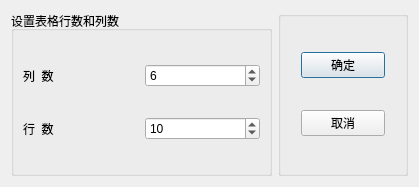
<?xml version="1.0" encoding="UTF-8"?>
<ui version="4.0">
 <class>QWDialogSize</class>
 <widget class="QDialog" name="QWDialogSize">
  <property name="geometry">
   <rect>
    <x>0</x>
    <y>0</y>
    <width>419</width>
    <height>187</height>
   </rect>
  </property>
  <property name="windowTitle">
   <string>设置表格行数和列数</string>
  </property>
  <layout class="QHBoxLayout" name="horizontalLayout" stretch="2,1">
   <item>
    <widget class="QGroupBox" name="groupBox">
     <property name="title">
      <string>设置表格行数和列数</string>
     </property>
     <layout class="QGridLayout" name="gridLayout">
      <item row="0" column="0">
       <widget class="QLabel" name="label">
        <property name="text">
         <string>列  数</string>
        </property>
       </widget>
      </item>
      <item row="0" column="1">
       <widget class="QSpinBox" name="spin_ColCount">
        <property name="minimum">
         <number>1</number>
        </property>
        <property name="maximum">
         <number>500</number>
        </property>
        <property name="value">
         <number>6</number>
        </property>
       </widget>
      </item>
      <item row="1" column="0">
       <widget class="QLabel" name="label_2">
        <property name="text">
         <string>行  数</string>
        </property>
       </widget>
      </item>
      <item row="1" column="1">
       <widget class="QSpinBox" name="spin_RwoCount">
        <property name="minimum">
         <number>1</number>
        </property>
        <property name="maximum">
         <number>500</number>
        </property>
        <property name="value">
         <number>10</number>
        </property>
       </widget>
      </item>
     </layout>
    </widget>
   </item>
   <item>
    <widget class="QGroupBox" name="groupBox_2">
     <property name="title">
      <string/>
     </property>
     <layout class="QVBoxLayout" name="verticalLayout">
      <property name="leftMargin">
       <number>20</number>
      </property>
      <property name="rightMargin">
       <number>20</number>
      </property>
      <property name="bottomMargin">
       <number>9</number>
      </property>
      <item>
       <widget class="QPushButton" name="btnOK">
        <property name="styleSheet">
         <string notr="true"/>
        </property>
        <property name="text">
         <string>确定</string>
        </property>
        <property name="icon">
         <iconset resource="../Resource/res.qrc">
          <normaloff>:/icons/images/704.bmp</normaloff>:/icons/images/704.bmp</iconset>
        </property>
       </widget>
      </item>
      <item>
       <widget class="QPushButton" name="btnCancel">
        <property name="text">
         <string>取消</string>
        </property>
        <property name="icon">
         <iconset resource="../Resource/res.qrc">
          <normaloff>:/icons/images/706.bmp</normaloff>:/icons/images/706.bmp</iconset>
        </property>
       </widget>
      </item>
     </layout>
    </widget>
   </item>
  </layout>
 </widget>
 <resources>
  <include location="../Resource/res.qrc"/>
 </resources>
 <connections>
  <connection>
   <sender>btnOK</sender>
   <signal>clicked()</signal>
   <receiver>QWDialogSize</receiver>
   <slot>accept()</slot>
   <hints>
    <hint type="sourcelabel">
     <x>343</x>
     <y>61</y>
    </hint>
    <hint type="destinationlabel">
     <x>209</x>
     <y>93</y>
    </hint>
   </hints>
  </connection>
  <connection>
   <sender>btnCancel</sender>
   <signal>clicked()</signal>
   <receiver>QWDialogSize</receiver>
   <slot>reject()</slot>
   <hints>
    <hint type="sourcelabel">
     <x>343</x>
     <y>122</y>
    </hint>
    <hint type="destinationlabel">
     <x>209</x>
     <y>93</y>
    </hint>
   </hints>
  </connection>
 </connections>
</ui>
